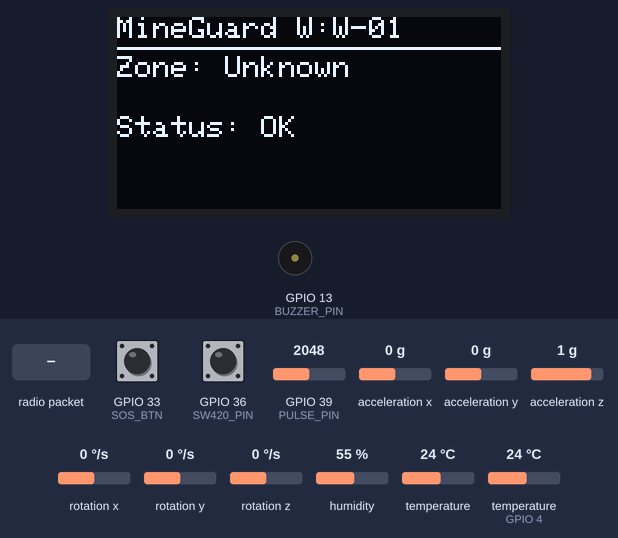
Bench run of a sketch on a simulated ESP32. Parts: 128×64 one-colour display, buzzer (waves = sounding, pin HIGH). The inputs (shaded band) are chosen by the test bench; at power-on: temperature (sensor on GPIO 4) 24 °C, GPIO 33 (SOS_BTN) HIGH, GPIO 36 (SW420_PIN) LOW, GPIO 39 (PULSE_PIN) = 2048, acceleration x 0 g, acceleration y 0 g, acceleration z 1 g, rotation x 0 °/s, rotation y 0 °/s, rotation z 0 °/s, humidity 55 %, temperature 24 °C. A WiFi scan finds three made-up networks; no radio packets arrive unless stated; what the sketch prints to the serial monitor is not drawn.

Above: at 4.7 s.
4.8 s: temperature (sensor on GPIO 4) set to 37 °C
At 6.3 s:
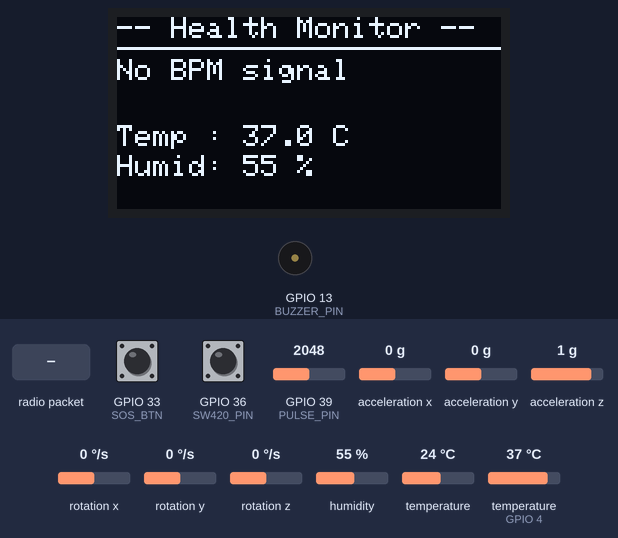
6.7 s: temperature (sensor on GPIO 4) set to 40 °C
At 9.5 s:
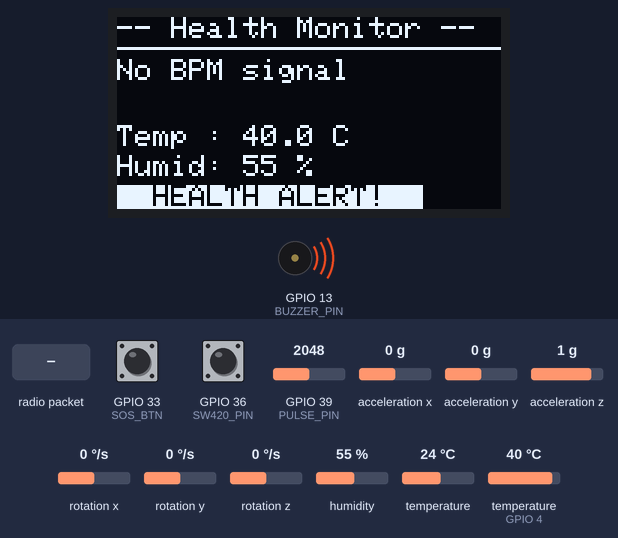
9.7 s: radio packet "LEFT" arrives
At 12.5 s:
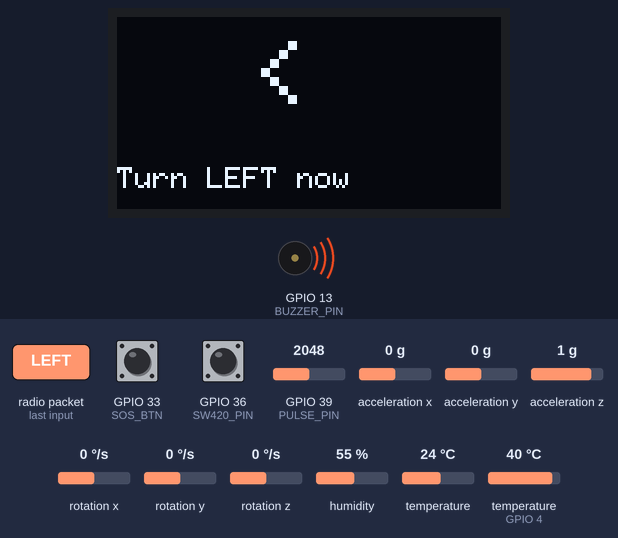
12.7 s: GPIO 33 (SOS_BTN) pulled LOW for 3.2 s
At 18.1 s:
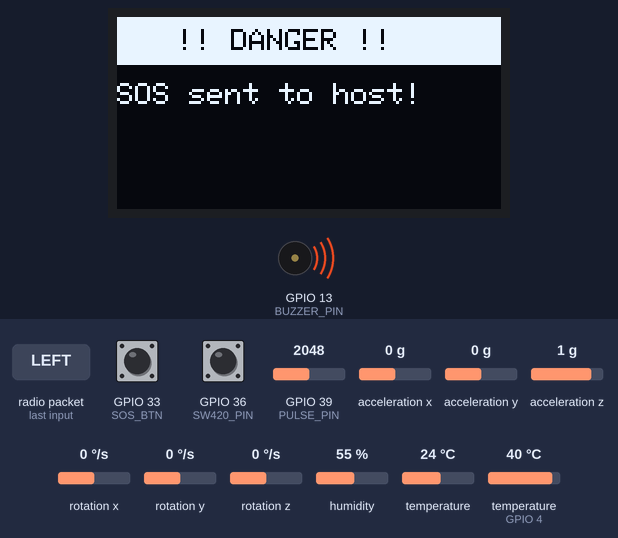
18.9 s: radio packet "EVAC" arrives
At 21.84 s:
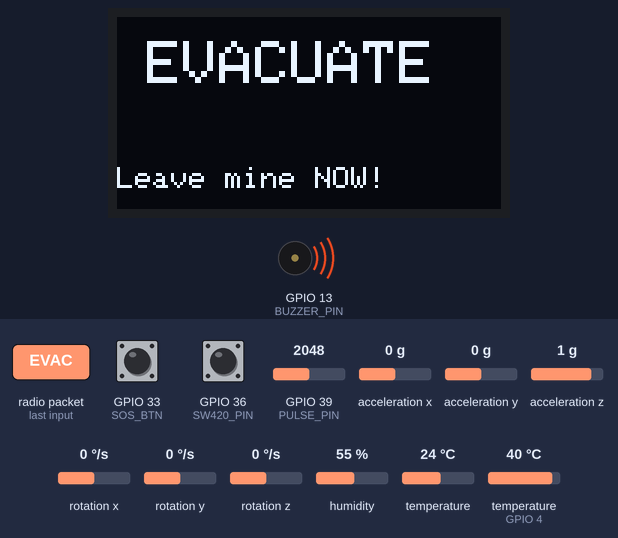
21.9 s: radio packet "RIGHT" arrives
At 29.0 s:
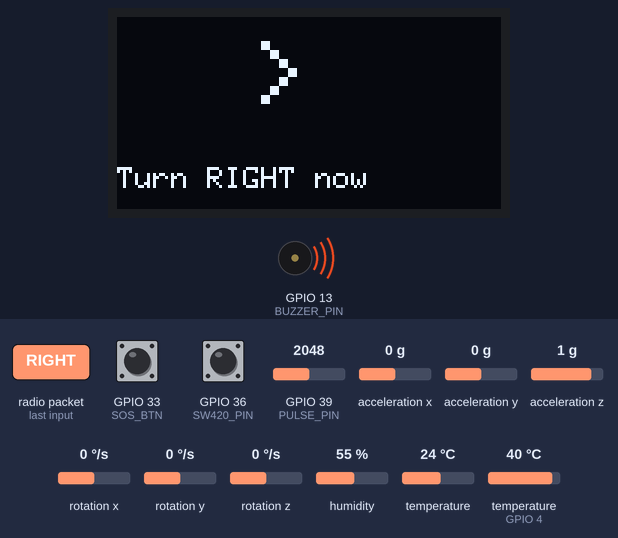
Timing chart, 0 to 29.3 s (numbered marks = the images above; inputs shaded):
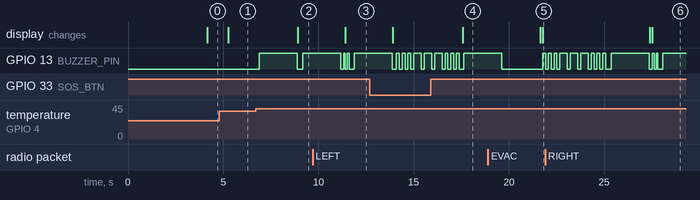

The sketch:

worker_node.ino
```cpp
// ============================================================
//  WORKER HELMET NODE — Complete Firmware
//  Sensors: LoRa, WiFi-STA, OLED, SW-420, MPU6050,
//           Pulse Sensor, DHT11, SOS Button, Buzzer
//  No RFID.
// ============================================================

#include <SPI.h>
#include <LoRa.h>
#include <WiFi.h>
#include <Wire.h>
#include <Adafruit_GFX.h>
#include <Adafruit_SSD1306.h>
#include <Adafruit_Sensor.h>
#include <DHT.h>
#include <DHT_U.h>
#include <Adafruit_MPU6050.h>
#include <math.h>

// ─── LoRa ─────────────────────────────────────────────────────
#define LORA_SS   5
#define LORA_RST  14
#define LORA_DIO0 26

// ─── Sensors & Actuators ─────────────────────────────────────
#define SW420_PIN  36   // SW-420 shock sensor (ADC1 input-only)
#define PULSE_PIN  39   // Pulse sensor analog  (ADC1 input-only)
#define SOS_BTN    33   // SOS push button — Active LOW
#define BUZZER_PIN 13   // 3.3V buzzer — direct GPIO

// ─── DHT11 ────────────────────────────────────────────────────
#define DHTPIN  4
#define DHTTYPE DHT11
DHT_Unified dht(DHTPIN, DHTTYPE);

// ─── OLED + MPU6050 (shared I2C GPIO21/22) ───────────────────
#define SCREEN_WIDTH  128
#define SCREEN_HEIGHT  64
#define OLED_RESET     -1
Adafruit_SSD1306 display(SCREEN_WIDTH, SCREEN_HEIGHT, &Wire, OLED_RESET);
Adafruit_MPU6050 mpu;

// ─── Config ───────────────────────────────────────────────────
const String WORKER_ID   = "W-01";       // ← Change per helmet
const String ZONE_PREFIX = "Mine_Zone_";
const char*  ZONE_PASS   = "safety123";

// ─── AI Distance (RSSI → Metres) ─────────────────────────────
const float TX_POWER    = -40.0;
const float PATH_LOSS_N =  3.5;

// ─── Health Thresholds ────────────────────────────────────────
const int   BPM_LOW   = 50;
const int   BPM_HIGH  = 130;
const float TEMP_HIGH = 38.5;

// ─── Fall Detection Thresholds ────────────────────────────────
const float FREEFALL_THRESHOLD = 3.5;
const float IMPACT_THRESHOLD   = 18.0;

// ─── AnchorReading — MUST be global before any function uses it
struct AnchorReading {
  String ssid;
  int    rssi;
  float  dist_m;
};

// ─── State ────────────────────────────────────────────────────
String currentConnectedZone = "Unknown";
float  bodyTemp  = 0.0;
float  bodyHumid = 0.0;
int    bpm = 0;
int    lastPulseRaw = 0;
unsigned long lastBeatTime = 0;

// ════════════════════════════════════════════════════════════
//  BPM — Peak Detection on analog pulse sensor
// ════════════════════════════════════════════════════════════
int readBPM() {
  int raw = analogRead(PULSE_PIN);
  unsigned long now = millis();
  if (raw > 2000 && lastPulseRaw <= 2000) {
    if (lastBeatTime > 0) {
      unsigned long interval = now - lastBeatTime;
      if (interval > 300 && interval < 1500) bpm = 60000 / interval;
    }
    lastBeatTime = now;
  }
  lastPulseRaw = raw;
  if (now - lastBeatTime > 3000) bpm = 0;
  return bpm;
}

// ════════════════════════════════════════════════════════════
//  SW-420 — Debounced shock detection
// ════════════════════════════════════════════════════════════
bool detectSW420Shock() {
  int hit = 0;
  for (int i = 0; i < 5; i++) {
    if (digitalRead(SW420_PIN) == HIGH) hit++;
    delay(10);
  }
  return (hit >= 3);
}

// ════════════════════════════════════════════════════════════
//  MPU6050 — Intelligent Fall Detection
//  Phase 1: freefall (acceleration < 3.5 m/s²)
//  Phase 2: hard impact (acceleration > 18 m/s²) within 1.5s
// ════════════════════════════════════════════════════════════
bool detectMPUFall() {
  sensors_event_t a, g, temp;
  if (!mpu.getEvent(&a, &g, &temp)) return false;
  float mag = sqrt(a.acceleration.x * a.acceleration.x +
                   a.acceleration.y * a.acceleration.y +
                   a.acceleration.z * a.acceleration.z);
  static bool freefallDetected = false;
  static unsigned long freefallTime = 0;
  if (mag < FREEFALL_THRESHOLD) {
    freefallDetected = true;
    freefallTime = millis();
  }
  if (freefallDetected && mag > IMPACT_THRESHOLD) {
    if (millis() - freefallTime < 1500) { freefallDetected = false; return true; }
    freefallDetected = false;
  }
  if (freefallDetected && millis() - freefallTime > 2000) freefallDetected = false;
  return false;
}

// ════════════════════════════════════════════════════════════
//  AI Distance + WiFi Zone Scan
// ════════════════════════════════════════════════════════════
float rssiToDistance(int rssi) {
  return pow(10.0, (TX_POWER - rssi) / (10.0 * PATH_LOSS_N));
}

String connectToStrongestZone(AnchorReading* readings, int &count) {
  int n = WiFi.scanNetworks();
  count = 0;
  String bestZone = "Unknown";
  int bestRSSI = -1000;
  for (int i = 0; i < n && count < 5; i++) {
    String ssid = WiFi.SSID(i);
    if (ssid.startsWith(ZONE_PREFIX)) {
      int rssi = WiFi.RSSI(i);
      readings[count] = { ssid, rssi, rssiToDistance(rssi) };
      count++;
      if (rssi > bestRSSI) { bestRSSI = rssi; bestZone = ssid; }
    }
  }
  WiFi.scanDelete();
  if (bestZone != "Unknown" && bestZone != currentConnectedZone) {
    WiFi.begin(bestZone.c_str(), ZONE_PASS);
    int tries = 0;
    while (WiFi.status() != WL_CONNECTED && tries++ < 6) delay(500);
    if (WiFi.status() == WL_CONNECTED) currentConnectedZone = bestZone;
  }
  return currentConnectedZone;
}

// ════════════════════════════════════════════════════════════
//  OLED Screens
// ════════════════════════════════════════════════════════════
void showStatus(String zone, bool sos, bool fall, bool shock) {
  display.clearDisplay(); display.setTextColor(SSD1306_WHITE); display.setTextSize(1);
  display.setCursor(0, 0);  display.print("MineGuard W:"); display.println(WORKER_ID);
  display.drawLine(0, 10, 128, 10, SSD1306_WHITE);
  display.setCursor(0, 13); display.print("Zone: "); display.println(zone);
  display.setCursor(0, 33);
  if (sos)        display.println("!! SOS ACTIVATED !!");
  else if (fall)  display.println("!! FALL DETECTED !!");
  else if (shock) display.println("!! SHOCK DETECTED !!");
  else            display.println("Status: OK");
  display.display();
}

void showHealth(int bpmVal, float temp, float humid, bool alert) {
  display.clearDisplay(); display.setTextColor(SSD1306_WHITE); display.setTextSize(1);
  display.setCursor(0, 0); display.println("-- Health Monitor --");
  display.drawLine(0, 10, 128, 10, SSD1306_WHITE);
  display.setTextSize(2); display.setCursor(0, 14);
  if (bpmVal > 0) { display.print(bpmVal); display.setTextSize(1); display.print(" BPM"); }
  else { display.setTextSize(1); display.println("No BPM signal"); }
  display.setTextSize(1);
  display.setCursor(0, 36); display.print("Temp : "); display.print(temp, 1); display.println(" C");
  display.setCursor(0, 46); display.print("Humid: "); display.print(humid, 0); display.println(" %");
  if (alert) {
    display.setTextColor(SSD1306_BLACK, SSD1306_WHITE);
    display.setCursor(0, 56); display.println("  HEALTH ALERT!  ");
    display.setTextColor(SSD1306_WHITE);
  }
  display.display();
}

void showDirection(String dir, String msg) {
  display.clearDisplay(); display.setTextColor(SSD1306_WHITE); display.setTextSize(3);
  display.setCursor(45, 8);
  if      (dir == "LEFT")    display.println("<");
  else if (dir == "RIGHT")   display.println(">");
  else if (dir == "FORWARD") display.println("^");
  else if (dir == "BACK")    display.println("v");
  else if (dir == "EVAC")    { display.setTextSize(2); display.setCursor(10, 8); display.println("EVACUATE"); }
  display.setTextSize(1); display.setCursor(0, 50); display.println(msg);
  display.display();
}

void showDanger(String msg) {
  display.clearDisplay();
  display.setTextColor(SSD1306_BLACK, SSD1306_WHITE);
  display.fillRect(0, 0, 128, 16, SSD1306_WHITE);
  display.setTextSize(1); display.setCursor(20, 4); display.println("!! DANGER !!");
  display.setTextColor(SSD1306_WHITE);
  display.setCursor(0, 22); display.println(msg);
  display.display();
}

// ════════════════════════════════════════════════════════════
//  Buzzer Patterns
// ════════════════════════════════════════════════════════════
void buzzerSOS() {
  for (int i = 0; i < 3; i++) { digitalWrite(BUZZER_PIN, HIGH); delay(150); digitalWrite(BUZZER_PIN, LOW); delay(150); }
  for (int i = 0; i < 3; i++) { digitalWrite(BUZZER_PIN, HIGH); delay(400); digitalWrite(BUZZER_PIN, LOW); delay(150); }
  for (int i = 0; i < 3; i++) { digitalWrite(BUZZER_PIN, HIGH); delay(150); digitalWrite(BUZZER_PIN, LOW); delay(150); }
}
void buzzerAlert() { digitalWrite(BUZZER_PIN, HIGH); delay(2000); digitalWrite(BUZZER_PIN, LOW); }
void buzzerAck()   { for (int i = 0; i < 2; i++) { digitalWrite(BUZZER_PIN, HIGH); delay(100); digitalWrite(BUZZER_PIN, LOW); delay(100); } }

// ════════════════════════════════════════════════════════════
//  Setup
// ════════════════════════════════════════════════════════════
void setup() {
  Serial.begin(115200);
  SPI.begin();
  Wire.begin();
  dht.begin();

  if (!mpu.begin()) {
    Serial.println("MPU6050 not found! Check wiring.");
  } else {
    mpu.setAccelerometerRange(MPU6050_RANGE_8_G);
    mpu.setFilterBandwidth(MPU6050_BAND_21_HZ);
    Serial.println("MPU6050 OK");
  }

  if (!display.begin(SSD1306_SWITCHCAPVCC, 0x3C)) {
    Serial.println("OLED not found! Check wiring.");
  } else {
    display.clearDisplay(); display.setTextSize(1); display.setTextColor(SSD1306_WHITE);
    display.setCursor(15, 20); display.println("MineGuard Helmet");
    display.setCursor(20, 36); display.println("ID: " + WORKER_ID);
    display.display(); delay(2000);
  }

  LoRa.setPins(LORA_SS, LORA_RST, LORA_DIO0);
  if (!LoRa.begin(433E6)) { Serial.println("LoRa failed! Check wiring."); while (1); }
  Serial.println("LoRa OK");

  pinMode(SW420_PIN,  INPUT);
  pinMode(SOS_BTN,    INPUT_PULLUP);
  pinMode(BUZZER_PIN, OUTPUT);
  digitalWrite(BUZZER_PIN, LOW);

  WiFi.mode(WIFI_STA);
  WiFi.disconnect();
  Serial.println("Worker Helmet Ready. ID: " + WORKER_ID);
}

// ════════════════════════════════════════════════════════════
//  Loop
// ════════════════════════════════════════════════════════════
void loop() {
  // 1. SOS Button
  bool sos = (digitalRead(SOS_BTN) == LOW);
  if (sos) { buzzerSOS(); showDanger("SOS sent to host!"); }

  // 2. Dual fall detection
  bool shock = detectSW420Shock();
  bool fall  = detectMPUFall();
  if (fall)       { buzzerSOS();   showDanger("FALL DETECTED!"); }
  else if (shock) { buzzerAlert(); showDanger("Shock / impact!"); }

  // 3. Pulse sensor BPM
  int currentBPM = readBPM();

  // 4. DHT11 body readings
  sensors_event_t event;
  dht.temperature().getEvent(&event);
  if (!isnan(event.temperature)) bodyTemp = event.temperature;
  dht.humidity().getEvent(&event);
  if (!isnan(event.relative_humidity)) bodyHumid = event.relative_humidity;

  // 5. Health alert
  bool healthAlert = (currentBPM > 0 && (currentBPM < BPM_LOW || currentBPM > BPM_HIGH)) ||
                     (bodyTemp > TEMP_HIGH);
  if (healthAlert) buzzerAlert();

  // 6. WiFi Zone Scan (every 15 seconds)
  static unsigned long lastScan     = 0;
  static unsigned long lastOLEDSwap = 0;
  static bool showHealthScreen      = false;
  AnchorReading readings[5];
  int anchorCount = 0;
  if (millis() - lastScan > 15000 || lastScan == 0) {
    connectToStrongestZone(readings, anchorCount);
    lastScan = millis();
  }

  // 7. OLED — toggle status/health every 5s
  if (millis() - lastOLEDSwap > 5000) { showHealthScreen = !showHealthScreen; lastOLEDSwap = millis(); }
  if (!sos && !shock && !fall && !healthAlert) {
    if (showHealthScreen) showHealth(currentBPM, bodyTemp, bodyHumid, false);
    else                  showStatus(currentConnectedZone, false, false, false);
  } else if (healthAlert)  showHealth(currentBPM, bodyTemp, bodyHumid, true);

  // 8. Serial Monitor
  Serial.println("=====================================");
  Serial.print("Worker ID  : "); Serial.println(WORKER_ID);
  Serial.print("Zone       : "); Serial.println(currentConnectedZone);
  Serial.println("--- Health ---");
  Serial.print("BPM        : "); Serial.println(currentBPM);
  Serial.print("Body Temp  : "); Serial.print(bodyTemp, 1);  Serial.println(" C");
  Serial.print("Humidity   : "); Serial.print(bodyHumid, 0); Serial.println(" %");
  Serial.print("Hlth Alert : "); Serial.println(healthAlert ? "YES!" : "No");
  Serial.println("--- Safety ---");
  Serial.print("SOS        : "); Serial.println(sos   ? "YES!" : "No");
  Serial.print("Shock(SW420): "); Serial.println(shock ? "YES!" : "No");
  Serial.print("Fall (MPU) : "); Serial.println(fall  ? "YES!" : "No");
  Serial.println("--- Anchors Visible ---");
  for (int i = 0; i < anchorCount; i++) {
    Serial.print("  "); Serial.print(readings[i].ssid);
    Serial.print("  RSSI:"); Serial.print(readings[i].rssi);
    Serial.print("  Dist:"); Serial.print(readings[i].dist_m, 1); Serial.println("m");
  }
  Serial.println("=====================================");

  // 9. LoRa Payload
  String p = "{";
  p += "\"type\":\"worker\",";
  p += "\"id\":\""   + WORKER_ID            + "\",";
  p += "\"zone\":\"" + currentConnectedZone  + "\",";
  p += "\"bpm\":"    + String(currentBPM)   + ",";
  p += "\"temp\":"   + String(bodyTemp, 1)  + ",";
  p += "\"humid\":"  + String(bodyHumid, 1) + ",";
  p += "\"health_alert\":" + String(healthAlert ? "true" : "false") + ",";
  p += "\"sos\":"    + String(sos   ? "true" : "false") + ",";
  p += "\"shock\":"  + String(shock ? "true" : "false") + ",";
  p += "\"fall\":"   + String(fall  ? "true" : "false") + ",";
  p += "\"anchors\":[";
  for (int i = 0; i < anchorCount; i++) {
    if (i > 0) p += ",";
    p += "{\"ssid\":\"" + readings[i].ssid              + "\",";
    p += "\"rssi\":"    + String(readings[i].rssi)      + ",";
    p += "\"dist\":"    + String(readings[i].dist_m, 1) + "}";
  }
  p += "]}";
  Serial.println("TX: " + p);
  LoRa.beginPacket(); LoRa.print(p); LoRa.endPacket();

  // 10. Receive direction commands from host
  int pktSize = LoRa.parsePacket();
  if (pktSize) {
    String cmd = "";
    while (LoRa.available()) cmd += (char)LoRa.read();
    Serial.println("CMD: " + cmd);
    if      (cmd.indexOf("LEFT")    >= 0) { showDirection("LEFT",    "Turn LEFT now");  buzzerAck(); }
    else if (cmd.indexOf("RIGHT")   >= 0) { showDirection("RIGHT",   "Turn RIGHT now"); buzzerAck(); }
    else if (cmd.indexOf("FORWARD") >= 0) { showDirection("FORWARD", "Move FORWARD");   buzzerAck(); }
    else if (cmd.indexOf("BACK")    >= 0) { showDirection("BACK",    "Go BACK");        buzzerAck(); }
    else if (cmd.indexOf("EVAC")    >= 0) { showDirection("EVAC",    "Leave mine NOW!"); buzzerSOS(); }
    else if (cmd.indexOf("ALERT")   >= 0) { showDanger(cmd); buzzerAlert(); }
  }

  delay(100);
}
```

Measured:
- the behaviour switches between 38 and 39 °C on temperature (sensor on GPIO 4) (found by bisection; images 1 and 2)
- after the input at 4.8 s, the display: changes after 0.46 s (image 1)
- after the input at 6.7 s, GPIO 13 (BUZZER_PIN): LOW → HIGH after 0.20 s, → LOW 2.0 s later, → HIGH 0.28 s later; the display: changes after 2.2 s (image 2)
- after the input at 9.7 s, the display: changes after 1.7 s (image 3)
- after the input at 12.7 s, the display: first differs from a run without the input after 4.9 s (image 4)
- after the input at 18.9 s, the display: first differs from a run without the input after 2.9 s (image 5)
- after the input at 21.9 s, the display: first differs from a run without the input after 5.6 s (image 6)
